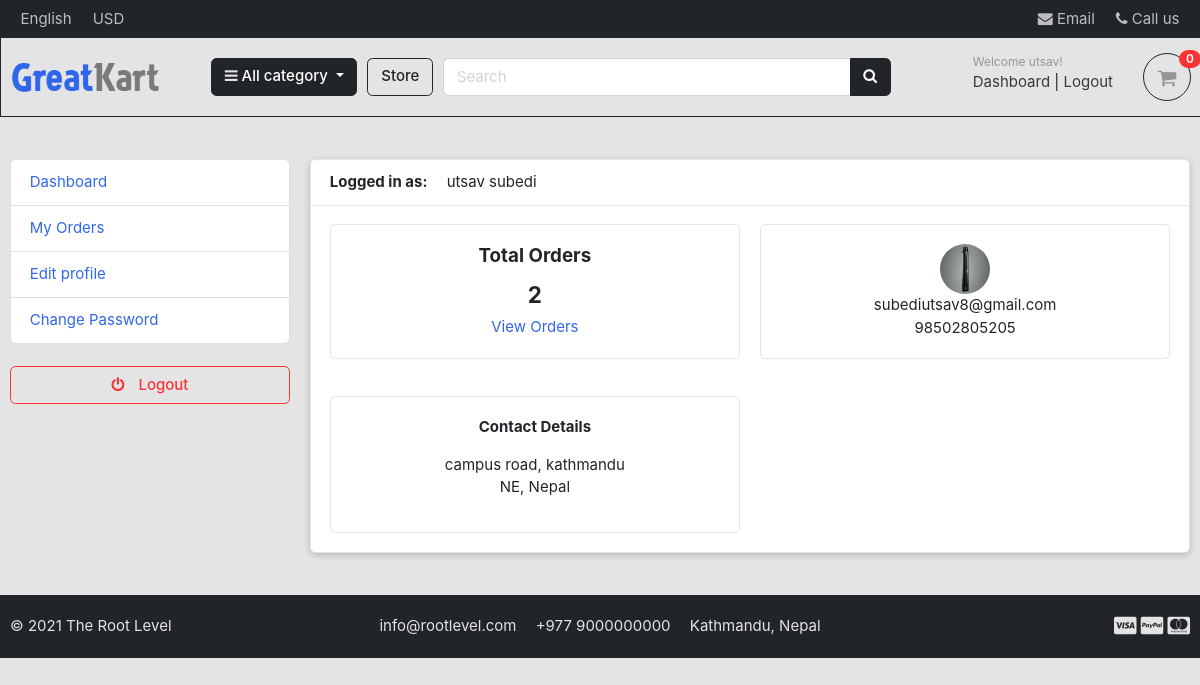
Screenshot of /accounts/dashboard/ (signed in) with the database file from the repository.
### accounts/models.py (models this page shows, shortened)
class Account(AbstractBaseUser):
    first_name      = models.CharField(max_length=50)
    last_name       = models.CharField(max_length=50)
    username        = models.CharField(max_length=50, unique=True)
    email           = models.EmailField(max_length=100, unique=True)
    phone_number    = models.CharField(max_length=50)
    address_line_1 = models.CharField(blank=True, max_length=100)
    address_line_2 = models.CharField(blank=True, max_length=100)
    profile_picture = models.ImageField(blank=True, upload_to='userprofile/')
    city = models.CharField(blank=True, max_length=20)
    state = models.CharField(choices=STATE_CHOICE, max_length=50)
    country = models.CharField(blank=True, max_length=20)
    date_joined     = models.DateTimeField(auto_now_add=True)
    last_login      = models.DateTimeField(auto_now_add=True)
    is_profile_completed = models.BooleanField(default=False)
    is_admin        = models.BooleanField(default=False)
    is_staff        = models.BooleanField(default=False)
    is_active        = models.BooleanField(default=False)
    is_superadmin        = models.BooleanField(default=False)
    USERNAME_FIELD = 'email'
    REQUIRED_FIELDS = ['username', 'first_name', 'last_name']
    objects = MyAccountManager()
    def full_name(self):
        return f'{self.first_name} {self.last_name}'

### accounts/views.py (the view)
# urls.py: path('dashboard/', views.dashboard, name='dashboard'),
@login_required(login_url = "login")
def dashboard(request):
    orders = Order.objects.order_by('-created_at').filter(user_id=request.user.id, is_ordered=True)
    order_count = orders.count
    try:
        userprofile = Account.objects.get(user_id=request.user.id)
    except:
        userprofile = None
    context = {
        'orders_count': order_count,
        'userprofile': userprofile,
    }
    return render(request, 'accounts/dashboard.html', context)

### carts/context_processors.py (called while the page is built)
def counter(request):
    cart_count = 0
    if 'admin' in request.path:
        return {}
    else:
        try:
            cart = Cart.objects.filter(cart_id=_cart_id(request))
            if request.user.is_authenticated:
                cart_items= CartItem.objects.all().filter(user=request.user)
            else:
                cart_items = CartItem.objects.all().filter(cart=cart[:1])
            for cart_item in cart_items:
                cart_count += cart_item.quantity
        except Cart.DoesNotExist:
            cart_count = 0
    return dict(cart_count=cart_count)

### carts/views.py (called while the page is built)
def _cart_id(request):
    cart = request.session.session_key
    if not cart:
        cart = request.session.create()
    return cart

### category/context_processors.py (called while the page is built)
def menu_links(request):
    links = Category.objects.all()
    return dict(links= links)

### category/models.py (called while the page is built)
    def get_url(self):
        return reverse('products_by_category', args = [self.slug])

### templates/accounts/dashboard.html (shortened to what this page needs)
{% extends 'base.html' %}
{% block content %}
<section class="section-conten padding-y bg-light">
<div class="container">
	<div class="row">
	{% include 'includes/dashboard_sidebar.html' %}
	<main class="col-md-9">
		<article class="card" style="box-shadow: 0px 2px 7px rgba(0, 0, 0, 0.2);">
		<header class="card-header " >
			<strong class="d-inline-block mr-3">Logged in as:</strong>
			<span>{{user.full_name}}</span>
		</header>
		<div class="card-body">
			<div class="row">
			<div class="col-md-6">
				<div class="card" style="text-align:center;">
					<div class="card-body">
						<h5 class="card-title">Total Orders</h5>
						<h4>{{orders_count}}</h4>
						<a href="{% url 'my_orders' %}">View Orders</a>
					</div>
				</div>
			</div>
			<div class="col-md-6">
				<div class="card" style="text-align:center;">
					<div class="card-body">
						{% if user.is_profile_completed %}
						<img src="{{user.profile_picture.url}}" alt="User Profile Picture" width="50" height="50" style="border-radius:50%;">
						{% else %}
						<object data="https://romanroadtrust.co.uk/wp-content/uploads/2018/01/profile-icon-png-898-300x300.png" width="50" height="50"  type="image/png">
						{% endif %}
						<p class="mb-0">{{user.email}}</p>
						<p>{{user.phone_number}}</p>
					</div>
				</div>
			</div>
			</div>
		</div>
		{% if user.is_profile_completed %}
		<div class="card-body">
			<div class="row">
				<div class="col-md-6">
					<div class="card" style="text-align: center;">
					<div class="card-body">
						<p style="font-weight: bold;">Contact Details</p>
						<address>
							{{user.address_line_1}},
							{{user.city}}  <br>
							{{user.state}}, {{user.country}}
						</address>
					</div></div>
				</div>
			</div>
		</div>
		{% endif %}
		</article>
	</main>
</div>
</div>
</section>
{% endblock %}

### templates/includes/navbar.html (shortened to what this page needs)
{% load static %}
{% if user.is_authenticated %}
<header class="section-header">
    <nav class="navbar p-md-0 navbar-expand-sm navbar-dark bg-dark border-bottom">
        <div class="container">
            <div class="collapse navbar-collapse" id="navbarTop4">
                <ul class="navbar-nav mr-auto">
                    <li class="nav-item dropdown">
                        <a href="#" class="nav-link"> English </a>
                    </li>
                    <li class="nav-item dropdown">
                        <a href="#" class="nav-link"> USD </a>
                    </li>
                </ul>
                <ul class="navbar-nav">
                    <li><a href="#" class="nav-link"> <i class="fa fa-envelope"></i> Email </a></li>
                    <li><a href="#" class="nav-link"> <i class="fa fa-phone"></i> Call us </a></li>
                </ul>
            </div>
        </div>
    </nav>
    <section class="header-main border-bottom bg-light text-dark border border-dark" style="top: -2px; margin-right: -2px;">
        <div class="container">
            <div class="row align-items-center">
                <div class="col-lg-2 col-md-3 col-6">
                    <a href="{% url 'home' %}" class="brand-wrap">
                        <img class="logo" src="{% static './images/logo.png' %}" style="height:60px; width:150px;">
                    </a>
                </div>
                <div class="col-lg col-sm col-md col-6 flex-grow-0">
                    <div class="category-wrap category-category dropdown d-inline-block float-right">
                        <button type="button" class="btn btn-dark dropdown-toggle" data-toggle="dropdown">
                            <i class="fa fa-bars text-light"></i> All category
                        </button>
                    </div>
                </div>
                <a href="{% url 'store' %}" class="store-btn btn btn-outline-dark">Store</a>
                <div class="col-lg  col-md-6 col-sm-12 col">
                    <form action="{% url 'search' %}" class="search" method="GET">
                        <div class="input-group w-100 ">
                            <input  type="text" class="form-control" style="width:60%;" placeholder="Search"
                                name="keyword">
                            <div class="input-group-append">
                                <button class="btn btn-dark" type="submit">
                                    <i class=" fa fa-search"></i>
                                </button>
                            </div>
                        </div>
                    </form>
                </div>
                <div class="col-lg-3 col-sm-6 col-8 order-2 order-lg-3 user-details">
                    <div class="d-flex justify-content-end mb-3 mb-lg-0">
                        {% if user.id is None%}
                        <div class="widget-header">
                            <small class="title text-muted">Welcome guest!</small>
                            <div>
                                <a href="{% url 'login' %}">Sign in</a> <span class="dark-transp"> | </span>
                                <a href="{% url 'register' %}"> Register</a>
                            </div>
                        </div>
                        {% else %}
                        <div class="widget-header">
                            <small class="title text-muted">Welcome {{user.first_name}}!</small>
                            <div>
                                <a href="{% url 'dashboard' %}">Dashboard</a> <span class="dark-transp"> | </span>
                                <a class="logout-text" href="{% url 'logout' %}"> Logout</a>
                            </div>
                        </div>
                        {% endif %}
                        <a href="{% url 'cart' %}" class="widget-header pl-3 ml-3">
                            <div class="icon icon-sm rounded-circle border border-dark"><i class="fa fa-shopping-cart"></i></div>
                            <span class="badge badge-pill badge-danger notify">{{ cart_count }}</span>
                        </a>
                    </div>
                </div>
            </div>
        </div>
    </section>
</header>
{% endif %}

### static/css/ui.css (style rules this page uses)
html { font-family: "Inter", sans-serif; font-size: 15px; }
.icon-xs, .icon-sm, .icon-md, .icon-lg { display: inline-block; text-align: center; flex-shrink: 0; flex-grow: 0; }
.icon-sm { width: 48px; height: 48px; line-height: 48px !important; font-size: 20px; }
.padding-y { padding-top: 40px; padding-bottom: 40px; }
article:after, .form-group:after { display: block; clear: both; content: ""; }
p:last-child { margin-bottom: 0; }
.header-main { position: relative; padding-top: 1rem; padding-bottom: 1rem; }
.brand-wrap .logo, .navbar-brand .logo { margin-right: 7px; max-height: 42px; display: inline-block; }
.widget-header { display: inline-block; vertical-align: middle; position: relative; }
.widget-header a { color: #343a40; }
.widget-header i { color: #969696; }
.widget-header .title { display: block; }
.widget-header .notify { position: absolute; top: -3px; right: -10px; }
.notify { position: absolute; top: -4px; right: -10px; display: inline-block; padding: 0.25em 0.6em; font-size: 12px; line-height: 1; text-align: center; border-radius: 3rem; color: #fff; background-color: #fa3434; }

### rows the page displays
Account: first_name "utsav", full_name "utsav subedi", profile_picture (picture), email "subediutsav8@gmail.com", phone_number "98502805205", address_line_1 "campus road", city "kathmandu", state "NE", country "Nepal"

### other values shown
{{ cart_count }} "0"
{{ orders_count }} "2"
